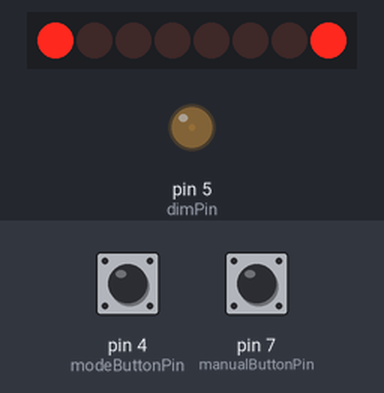
A sketch run on a simulated Arduino Uno, built with avr-gcc and run on an emulated ATmega328P. Parts: 8 shift-register outputs drawn as a row of LEDs (first output left, lit = HIGH), output pins drawn as LEDs (lit = HIGH). Wiring (inferred from the names in the program): shift register (74HC595): data pin 11; shift clock pin 12; latch pin 8. Wiring (inferred from the signals the program sends): row of LEDs: on Q0, Q1, Q2, Q3, Q4, Q5, Q6, Q7. The inputs (shaded band) are chosen by the test bench; at power-on: pin 4 (modeButtonPin) HIGH, pin 7 (manualButtonPin) HIGH. Pins used as bus, display or sensor lines are not drawn.

Above: at 1.2 s.
1.3 s: pin 4 (modeButtonPin) pulled LOW for 1 s
At 1.92 s:
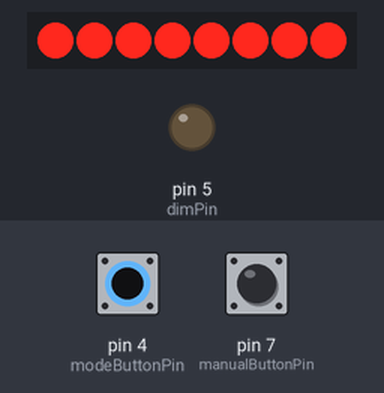
2.9 s: pin 7 (manualButtonPin) pulled LOW for 0.15 s
At 3.6 s:
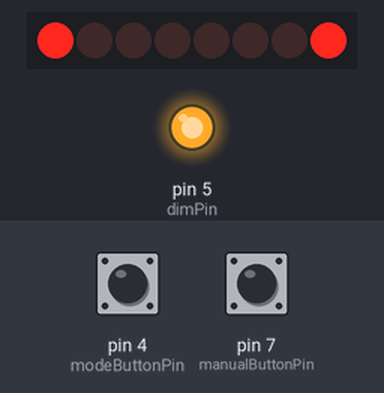
4.8 s: pin 7 (manualButtonPin) pulled LOW for 1 s
At 5.2 s:
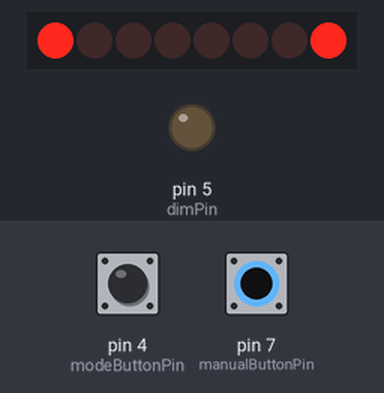
7.6 s: pin 7 (manualButtonPin) pulled LOW for 3.2 s
At 12.2 s:
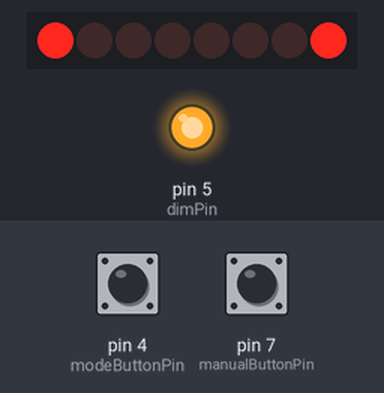
12.6 s: pin 4 (modeButtonPin) pulled LOW for 0.15 s
At 14.1 s:
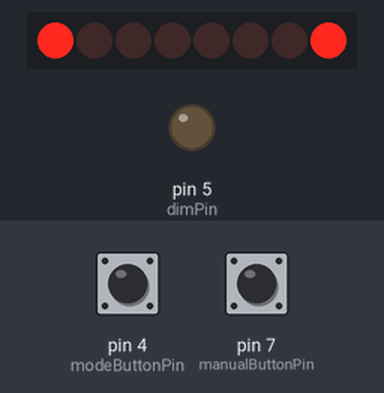
Timing chart, 0 to 15.3 s (numbered marks = the images above; inputs shaded):
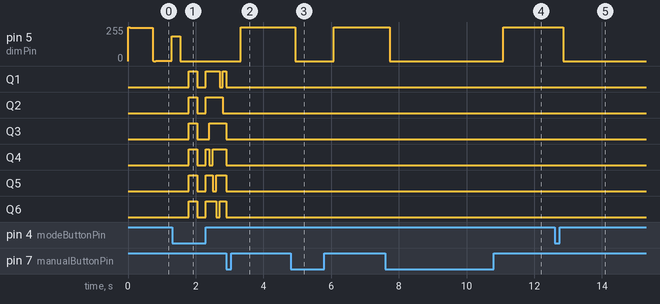

The sketch:

Helmet_LED_Control.ino
```cpp
//Pin connected to ST_CP of 74HC595
int latchPin = 8;
//Pin connected to SH_CP of 74HC595
int clockPin = 12;
////Pin connected to DS of 74HC595
int dataPin = 11;

int modeButtonPin = 4;

int manualButtonPin = 7;

int dimPin = 5;

unsigned long ts;

enum State {
  ALL_ON,
  ALL_OFF,
  STROBE,
  SCAN,
  BOUNCE,
  FADE,
  BLINK,
  MANUAL
};

State state = FADE;

int index = 0;

byte scan[6];
byte bounce[12];

void setup() {
  //set pins to output so you can control the shift register
  pinMode(latchPin, OUTPUT);
  pinMode(clockPin, OUTPUT);
  pinMode(dataPin, OUTPUT);
  pinMode(dimPin, OUTPUT);
  pinMode(modeButtonPin, INPUT_PULLUP);
  pinMode(manualButtonPin, INPUT_PULLUP);

  digitalWrite(latchPin, LOW);
  // shift out the bits:
  shiftOut(dataPin, clockPin, MSBFIRST, 0xFF);

  //take the latch pin high so the LEDs will light up:
  digitalWrite(latchPin, HIGH);
  ts = millis();

  scan[0] = 0x02;
  scan[1] = 0x04;
  scan[2] = 0x08;
  scan[3] = 0x10;
  scan[4] = 0x20;
  scan[5] = 0x40;

  bounce[0] = 0x02;
  bounce[1] = 0x04;
  bounce[2] = 0x08;
  bounce[3] = 0x10;
  bounce[4] = 0x20;
  bounce[5] = 0x40;
  bounce[11] = 0x02;
  bounce[10] = 0x04;
  bounce[9] = 0x08;
  bounce[8] = 0x10;
  bounce[7] = 0x20;
  bounce[6] = 0x40;
}

bool buttonLock = false;
void loop() {

  if (digitalRead(modeButtonPin) == LOW && !buttonLock){
    buttonLock = true;
     switch(state){

      case ALL_ON:
        state = ALL_OFF;
        break;
      case ALL_OFF:
        state = STROBE;
        break;
      case STROBE:
        state = SCAN;
        break;
      case SCAN:
        state = BOUNCE;
        break;
      case BOUNCE:
        state = FADE;
        break;
      case FADE:
        state = ALL_ON;
        break;

      case MANUAL:
        digitalWrite(latchPin, LOW);
        shiftOut(dataPin, clockPin, MSBFIRST, 0x7E);
        digitalWrite(latchPin, HIGH);
        analogWrite(dimPin, 255);
        state = ALL_ON;
        break;
    }
    delay(250);
  }
  else{
    if (digitalRead(manualButtonPin) == LOW){
      state = MANUAL;
    }
    buttonLock = false;
  }


  switch(state){

    case ALL_ON:
        digitalWrite(latchPin, LOW);
        shiftOut(dataPin, clockPin, MSBFIRST, 0x7E);
        digitalWrite(latchPin, HIGH);
        analogWrite(dimPin, 0);
      break;
    case ALL_OFF:
        digitalWrite(latchPin, LOW);
        shiftOut(dataPin, clockPin, MSBFIRST, 0x00);
        digitalWrite(latchPin, HIGH);
      break;
    case STROBE:
      if (millis() - ts > 50){
        ts = millis();
        index ++;
        if (index >= 2){
          index = 0;
        }
        digitalWrite(latchPin, LOW);
        shiftOut(dataPin, clockPin, MSBFIRST, index == 0? 0x00 : 0x7E);
        digitalWrite(latchPin, HIGH);
      }
      break;
    case SCAN:
      if (millis() - ts > 100){
        ts = millis();
        index ++;
        if (index >= 6){
          index = 0;
        }
        digitalWrite(latchPin, LOW);
        shiftOut(dataPin, clockPin, MSBFIRST, scan[index]);
        digitalWrite(latchPin, HIGH);
      }
      break;
    case BOUNCE:
      if (millis() - ts > 100){
        ts = millis();
        index ++;
        if (index >= 12){
          index = 0;
        }
        digitalWrite(latchPin, LOW);
        shiftOut(dataPin, clockPin, MSBFIRST, bounce[index]);
        digitalWrite(latchPin, HIGH);
      }
      break;
    case FADE:
      digitalWrite(latchPin, LOW);
      shiftOut(dataPin, clockPin, MSBFIRST, 0x7E);
      digitalWrite(latchPin, HIGH);
      analogWrite(dimPin, cos(millis()*0.004)*128 + 128);
      break;

    case MANUAL:
      digitalWrite(latchPin, LOW);
      shiftOut(dataPin, clockPin, MSBFIRST, 0x7E);
      digitalWrite(latchPin, HIGH);
      if (digitalRead(manualButtonPin) == HIGH){
        index += (millis()-ts)*1;
        if (index > 255) index = 255;

      }
      else{
        index -= (millis()-ts)*2;
        if (index < 0) index = 0;

      }
      analogWrite(dimPin, index);
      ts = millis();
      break;
  }


}
```

Measured:
- after the input at 1.3 s, Q1: goes HIGH 0.25 s, LOW 0.25 s, HIGH 0.40 s, LOW 0.10 s, then HIGH, starting after 0.50 s; Q2: LOW → HIGH after 0.50 s, → LOW 0.25 s later, → HIGH 0.25 s later, → LOW 0.51 s later
- after the input at 2.9 s, pin 5 (dimPin): 0/255 → 255/255 after 0.43 s
- after the input at 4.8 s, pin 5 (dimPin): 255/255 → 0/255 after 0.14 s, → 255/255 1.1 s later
- after the input at 7.6 s, pin 5 (dimPin): 255/255 → 0/255 after 0.14 s, → 255/255 3.3 s later
- after the input at 12.6 s, pin 5 (dimPin): 255/255 → 0/255 after 0.25 s
